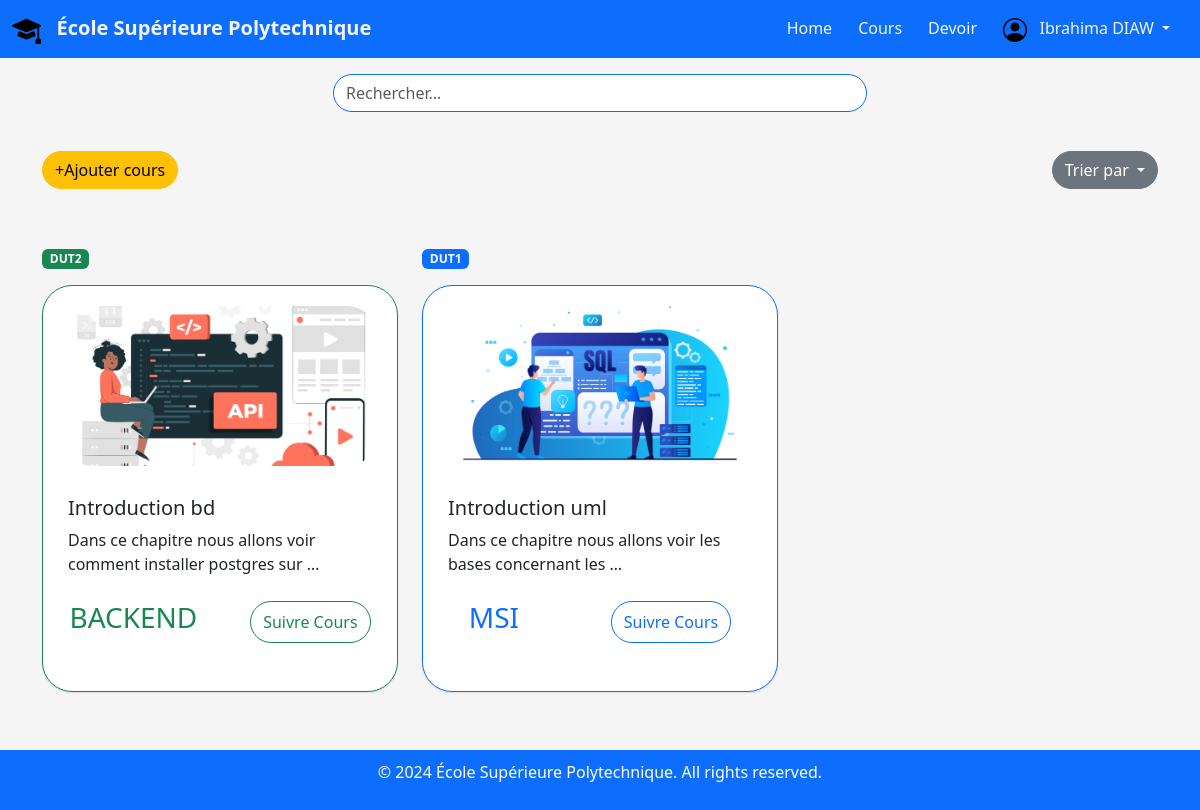
Screenshot of /enseignant/cours (signed in) with the database file from the repository.
### enseignant/models.py (models this page shows, shortened)
class model_Cours(models.Model):
    id = models.AutoField(primary_key=True)
    title = models.CharField(max_length=100)
    subject = models.CharField(max_length=100)
    classe = models.CharField(max_length=15)
    description = models.TextField()
    teacher = models.ForeignKey(User, on_delete=models.CASCADE)
    created_at = models.DateTimeField(auto_now_add=True)
    updated_at = models.DateTimeField(auto_now=True)
    image_file = models.FileField(upload_to='images/')
    video_file = models.FileField(upload_to='videos/')

### enseignant/views.py (the view)
# urls.py: path('cours', views.cours, name='cours_enseignant'),
@login_required(login_url='/enseignant/login')
def cours(request):
    if request.method == "GET":
        tri = request.GET.get('tri')
        if tri:
            v_teacher = request.user
            ensemble = model_Cours.objects.filter(teacher=v_teacher).order_by('-id')  # Tri par défaut
            if tri == 'dut1':
                ensemble = ensemble.filter(classe='DUT1')
            elif tri == 'dut2':
                ensemble = ensemble.filter(classe='DUT2')
            if ensemble.exists():
                need = [{
                    "id": cours.id,
                    "title": cours.title,
                    "description": cours.description,
                    "subject": cours.subject,
                    "classe": cours.classe,
                    "image_file": cours.image_file,
                } for cours in ensemble]
            else:
                need = []
            return render(request, 'cours_t/cours.html', {'all_cours': need})
        else:
            v_teacher = request.user
            ensemble = model_Cours.objects.filter(teacher=v_teacher).order_by('-id')
            if ensemble.exists():
                need = [{
                    "id": cours.id,
                    "title": cours.title,
                    "description": cours.description,
                    "subject": cours.subject,
                    "classe": cours.classe,
                    "image_file": cours.image_file,
                } for cours in ensemble]
            else:
                need = []
            return render(request, 'cours_t/cours.html', {'all_cours': need})
    else:
        return redirect('/enseignant/home')

### enseignant/templates/cours_t/cours.html (shortened to what this page needs)
{% extends 'main_t/base.html' %}
{% block content %}
<div class="container mt-3">
    <form id="searchForm" action="{% url 'search_t' %}" method="post">
        <div class="row justify-content-center">
            <div class="col-md-6">
                <div class="input-group mb-2">
                    <input id="searchInput" type="text" required class="form-control rounded-5 mt-0 border-primary" name="query" value="{{ query }}" placeholder="Rechercher...">
                </div>
            </div>
        </div>
    </form>
</div>
<div class="mt-3">
    <div class="row align-items-center">
        <div class="col-md-6 text-md-start mb-2">
            <a href="{% url 'add_cours_enseignant' %}" class="btn btn-warning rounded-5">+Ajouter cours</a>
        </div>
        <div class="col-md-6 text-md-end mb-2">
            <div class="dropdown">
                <button class="btn btn-secondary dropdown-toggle rounded-5" type="button" id="dropdownMenuButton" data-bs-toggle="dropdown" aria-expanded="false">
                    Trier par
                </button>
            </div>
        </div>
    </div>
</div>
<div class="row row-cols-1 row-cols-md-3 g-4 py-5">
{% for cours in all_cours %}
    <div class="col">
        <div class="mb-3">
            <span class="badge {% if cours.classe == 'DUT1' %} bg-primary {% else %} bg-success {% endif %}">{{ cours.classe }}</span>
        </div>
        <div class="card {% if cours.classe == 'DUT1' %} border-primary {% else %} border-success {% endif %}">
            {% if cours.image_file %}
                {% with image_url=cours.image_file.url %}
                    <img src="{{ image_url }}" class="card-img-top" alt="{{ cours.title }}">
                {% endwith %}
            {% else %}
                <p>No image available</p>
            {% endif %}
            <div class="card-body">
                <h5 class="card-title">{{ cours.title|capfirst }}</h5>
                <p class="card-text">{{ cours.description|truncatewords:10 }}</p>
            </div>
            <div class="mb-5 d-flex justify-content-around">
                <h3 class="{% if cours.classe == 'DUT1' %} text-primary {% else %} text-success {% endif %}">{{ cours.subject }}</h3>
                <button class="btn {% if cours.classe == 'DUT1' %} btn-outline-primary {% else %} btn-outline-success {% endif %} rounded-5">
                    {% if cours.id %}
                        <a href="{% url 'media_course' cours.id %}" style="color: inherit; text-decoration: none;">Suivre Cours</a>
                    {% else %}
                        <span style="color: red;">Invalid Link</span>
                    {% endif %}
                </button>
            </div>
        </div>
    </div>
    {% endfor %}
</div>
{% endblock %}

### enseignant/templates/main_t/base.html (shortened to what this page needs)
<!DOCTYPE html>
<html lang="en">
<head>
  {% load static %}
  <link href="https://cdn.jsdelivr.net/npm/bootstrap@5.3.0-alpha1/dist/css/bootstrap.min.css" rel="stylesheet">
</head>
<body>
    <nav class="navbar navbar-expand-lg navbar-dark">
        <div class="container-fluid">
            <a class="navbar-brand" {% if user.is_authenticated %} href="/enseignant/home" {% else %} href="/" {% endif %} style="color: #f5f5f5;">
                <img src="{% static 'test/logo_esp.svg' %}" alt="Logo" height="29">
                &nbsp; École Supérieure Polytechnique</a>
            <div class="collapse navbar-collapse justify-content-end" id="navbarNav">
                <ul class="navbar-nav">
                    {% if user.is_authenticated %}
                        <li class="nav-item">
                            <a class="nav-link" href="/enseignant/home" style="color: #f5f5f5;">Home</a>
                        </li>
                        <li class="nav-item">
                            <a class="nav-link" href="/enseignant/cours" style="color: #f5f5f5;">Cours</a>
                        </li>
                        <li class="nav-item">
                            <a class="nav-link" href="/enseignant/devoir" style="color: #f5f5f5;">Devoir</a>
                        </li>
                        <li class="nav-item dropdown">
                            <a class="nav-link dropdown-toggle" href="#" id="navbarDropdown" role="button" data-bs-toggle="dropdown" aria-expanded="false" style="color: #f5f5f5;">
                                <img src="{% static 'test/account.svg' %}" alt="Account Icon" width="24" height="24">
                                &nbsp; {{ user.first_name|capfirst }} {{ user.last_name|upper }}
                            </a>
                        </li>
                    {% endif %}
                </ul>
            </div>
        </div>
    </nav>
    <div class="container">
        {% block content %}
        {% endblock %}
    </div>
    <footer class="footer">
        <div class="container">
            <p>&copy; 2024 École Supérieure Polytechnique. All rights reserved.</p>
        </div>
    </footer>
</body>
</html>

### enseignant/templates/main_t/base.html (style rules this page uses)
body { background-color: #f5f5f5; padding-bottom: 70px; }
.navbar-brand { color: #ffffff; font-weight: bold; }
.navbar { background-color: #0d6efd; }
.form-control { margin-bottom: 15px; }
.footer { position: fixed; left: 0; bottom: 0; width: 100%; background-color: #0d6efd; color: #ffffff; text-align: center; padding: 10px 0; z-index: 999; }
.navbar-nav .navbar-text, .navbar-nav .nav-link { margin-right: 10px; color: #f5f5f5; }
.card-img-top { width: 100%; height: 200px; object-fit: cover; border-radius: 50px; padding: 20px; }
.card { border-radius: 30px; box-shadow: rgba(0, 0, 0, 0.1) 0px 1px 2px 0px; }
.card-body { padding: 25px; margin-top: -15px; }
h3, h5 { color: rgb(0, 91, 228); }

### rows the page displays
model_Cours: classe "DUT2", image_file "images/sql.jpg" (drawn), title "Introduction bd", description "Dans ce chapitre nous allons voir comment installer postgres sur …", subject "BACKEND"
model_Cours: classe "DUT1", title "Introduction uml", description "Dans ce chapitre nous allons voir les bases concernant les …", subject "MSI"

### other values shown
{{ user.first_name|capfirst }} "Ibrahima"
{{ user.last_name|upper }} "DIAW"
